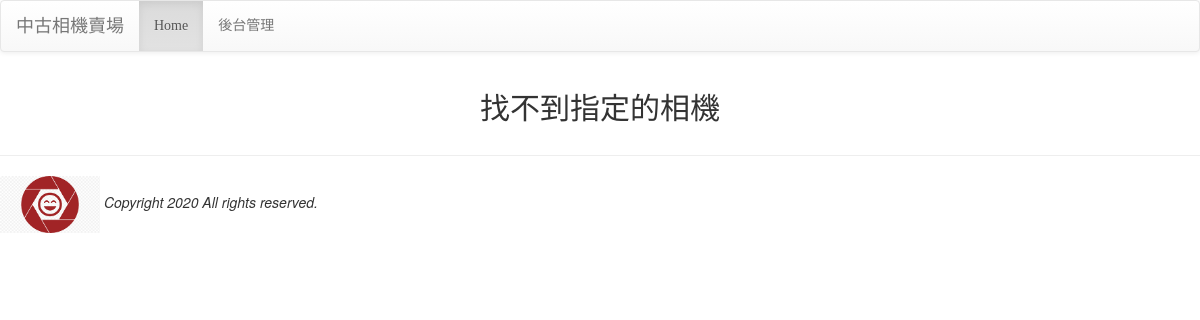
Page /detail/2 on the earlier database version.
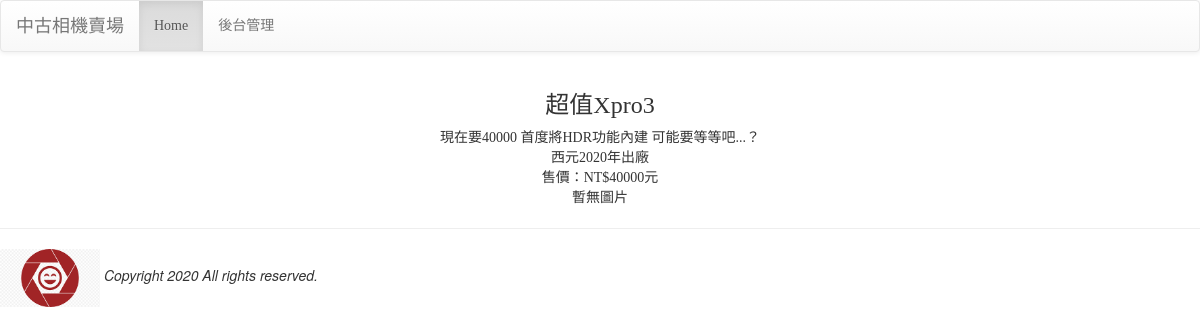
Same page on the later database version.
### mysite/models.py (models this page shows, shortened)
class Product(models.Model):
    pmodel = models.ForeignKey(PModel, on_delete=models.CASCADE, verbose_name='型號')
    nickname = models.CharField(max_length=15, default='超值Xpro3', verbose_name='摘要')
    description = models.TextField(default='暫無說明')
    year = models.PositiveIntegerField(default=2020, verbose_name='出廠年份')
    price = models.PositiveIntegerField(default=0, verbose_name='價格')

### mysite/views.py (the view)
# urls.py: path('detail/<int:id>', views.detail, name='detail-url'),
def detail(request, id):
    try:
        product = models.Product.objects.get(id=id)
        images = models.PPhoto.objects.filter(product=product)
    except:
        pass
    return render(request, 'detail.html', locals())

### mysite/templates/detail.html (shortened to what this page needs)
{% extends "base.html" %}
{% block content %}
<div class='container' align=center>
{% if product %}
<table>
    <tr><td align=center><h3>{{ product.nickname }}</h3></td></tr>
    <tr><td align=center>{{ product.description }}</td></tr>
    <tr><td align=center>西元{{ product.year }}年出廠</td></tr>
    <tr><td align=center>售價：NT${{ product.price }}元</td></tr>
    {% for image in images %}
        {% if forloop.first %}
            <tr><td align=center>
        {% endif %}
            <img src='{{ image.url }}' width=350><br>
        {% if forloop.last %}
            </td></tr>
        {% endif %}
    {% empty %}
        <tr><td align=center>暫無圖片</td></tr>
    {% endfor %}
</table>
{% else %}
<h2>找不到指定的相機</h2>
{% endif %}
</div>
{% endblock %}

Differences in the rows shown:
added Product: nickname "超值Xpro3", description "現在要40000 首度將HDR功能內建 可能要等等吧...？", year "2020", price "40000"
Other differences:
text no longer shown: "找不到指定的相機"
text now shown: "西元 年出廠 售價：NT$ 元 暫無圖片"
